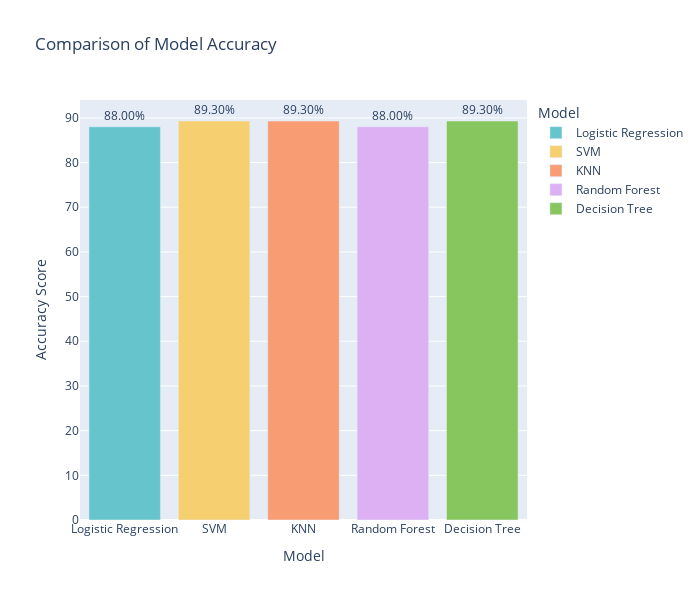

Source (notebook cell):
### Code cell
model_names = ['Logistic Regression', 'SVM', 'KNN', 'Random Forest', 'Decision Tree',]
accuracy_scores = [88, 89.3, 89.3, 88, 89.3]  
, 
data = {'Model': model_names, 'Accuracy Score': accuracy_scores}

df = pd.DataFrame(data)

colors = px.colors.qualitative.Pastel

fig = px.bar(df, x='Model', y='Accuracy Score', text='Accuracy Score', 
             title='Comparison of Model Accuracy', color='Model',
             color_discrete_map={model: color for model, color in zip(model_names, colors)})

fig.update_traces(texttemplate='%{text:.2f}%', textposition='outside')
fig.update_layout(width=700, height=600)

fig.show()

### Figure 1 — Plotly figure (JSON) as saved in the notebook; plotly's stock layout.template omitted (floating-point values rounded to 4 significant figures)
{"data": [{"alignmentgroup": "True", "hovertemplate": "Model=%{x}<br>Accuracy Score=%{text}<extra></extra>", "legendgroup": "Logistic Regression", "marker": {"color": "rgb(102, 197, 204)", "pattern": {"shape": ""}}, "name": "Logistic Regression", "offsetgroup": "Logistic Regression", "orientation": "v", "showlegend": true, "text": [88], "textposition": "outside", "texttemplate": "%{text:.2f}%", "type": "bar", "x": ["Logistic Regression"], "xaxis": "x", "y": [88], "yaxis": "y"}, {"alignmentgroup": "True", "hovertemplate": "Model=%{x}<br>Accuracy Score=%{text}<extra></extra>", "legendgroup": "SVM", "marker": {"color": "rgb(246, 207, 113)", "pattern": {"shape": ""}}, "name": "SVM", "offsetgroup": "SVM", "orientation": "v", "showlegend": true, "text": [89.3], "textposition": "outside", "texttemplate": "%{text:.2f}%", "type": "bar", "x": ["SVM"], "xaxis": "x", "y": [89.3], "yaxis": "y"}, {"alignmentgroup": "True", "hovertemplate": "Model=%{x}<br>Accuracy Score=%{text}<extra></extra>", "legendgroup": "KNN", "marker": {"color": "rgb(248, 156, 116)", "pattern": {"shape": ""}}, "name": "KNN", "offsetgroup": "KNN", "orientation": "v", "showlegend": true, "text": [89.3], "textposition": "outside", "texttemplate": "%{text:.2f}%", "type": "bar", "x": ["KNN"], "xaxis": "x", "y": [89.3], "yaxis": "y"}, {"alignmentgroup": "True", "hovertemplate": "Model=%{x}<br>Accuracy Score=%{text}<extra></extra>", "legendgroup": "Random Forest", "marker": {"color": "rgb(220, 176, 242)", "pattern": {"shape": ""}}, "name": "Random Forest", "offsetgroup": "Random Forest", "orientation": "v", "showlegend": true, "text": [88], "textposition": "outside", "texttemplate": "%{text:.2f}%", "type": "bar", "x": ["Random Forest"], "xaxis": "x", "y": [88], "yaxis": "y"}, {"alignmentgroup": "True", "hovertemplate": "Model=%{x}<br>Accuracy Score=%{text}<extra></extra>", "legendgroup": "Decision Tree", "marker": {"color": "rgb(135, 197, 95)", "pattern": {"shape": ""}}, "name": "Decision Tree", "offsetgroup": "Decision Tree", "orientation": "v", "showlegend": true, "text": [89.3], "textposition": "outside", "texttemplate": "%{text:.2f}%", "type": "bar", "x": ["Decision Tree"], "xaxis": "x", "y": [89.3], "yaxis": "y"}], "layout": {"barmode": "relative", "height": 600, "legend": {"title": {"text": "Model"}, "tracegroupgap": 0}, "title": {"text": "Comparison of Model Accuracy"}, "width": 700, "xaxis": {"anchor": "y", "categoryarray": ["Logistic Regression", "SVM", "KNN", "Random Forest", "Decision Tree"], "categoryorder": "array", "domain": [0, 1], "title": {"text": "Model"}}, "yaxis": {"anchor": "x", "domain": [0, 1], "title": {"text": "Accuracy Score"}}}}
